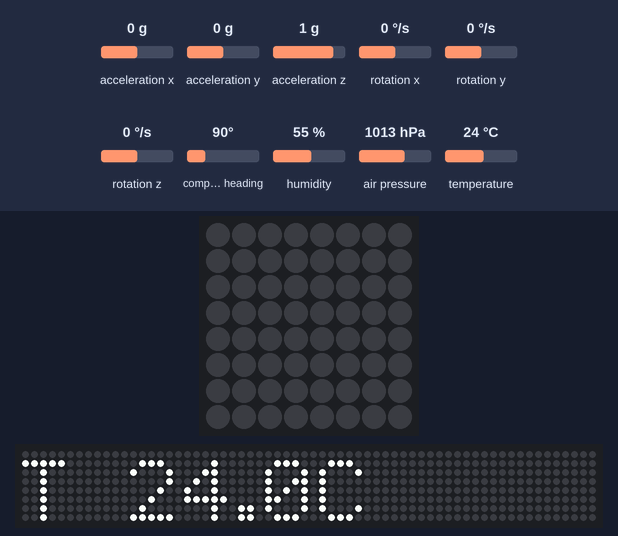
A program run on a simulated Raspberry Pi (BCM pin numbers) with a Sense HAT. Shown: the Sense HAT's 8×8 RGB LED matrix, a strip that is not on the board, showing the scrolling text unrolled. The inputs (shaded band) are chosen by the test bench; at power-on: temperature 24 °C, acceleration x 0 g, acceleration y 0 g, acceleration z 1 g, rotation x 0 °/s, rotation y 0 °/s, rotation z 0 °/s, compass heading 90°, humidity 55 %, air pressure 1013 hPa. The 64×8 strip is a reading aid, not a part: it shows the text the matrix is scrolling, unrolled, one strip-width of it at a time; what the program prints to the terminal is not drawn.

Above: at 2.37 s.
2.9 s: temperature set to 19 °C
At 5.74 s:
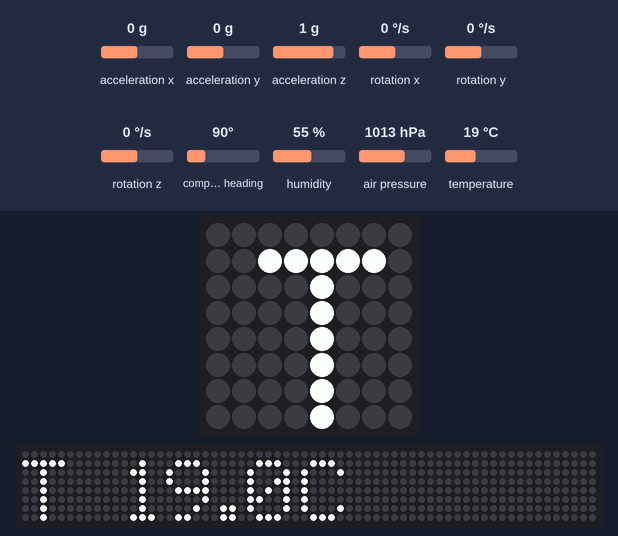
At 8.9 s:
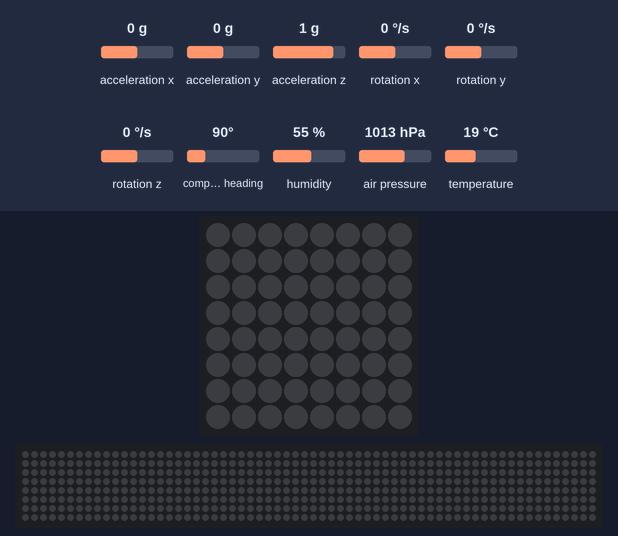
9.2 s: temperature set to 28 °C
At 11.04 s:
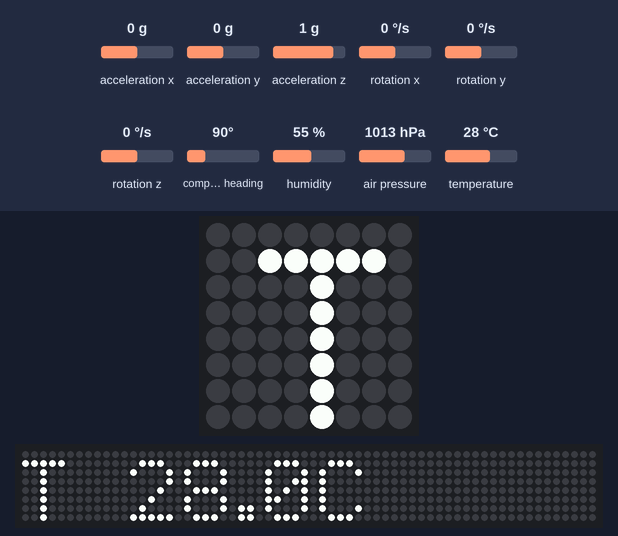

The program:

senseHAT.py
```python
# Install once:
# sudo apt update
# sudo apt install -y sense-hat
#
# Run:
# python3 sense_hat_full_test.py

from sense_hat import SenseHat
from time import sleep

sense = SenseHat()
sense.clear()

while True:
    temp = sense.get_temperature()
    humidity = sense.get_humidity()
    pressure = sense.get_pressure()

    accel = sense.get_accelerometer_raw()
    gyro = sense.get_gyroscope_raw()
    compass = sense.get_compass()

    print(f"Temp: {temp:.1f} °C")
    print(f"Humidity: {humidity:.1f} %")
    print(f"Pressure: {pressure:.1f} hPa")
    print(f"Accel: x={accel['x']:.2f}, y={accel['y']:.2f}, z={accel['z']:.2f}")
    print(f"Gyro:  x={gyro['x']:.2f}, y={gyro['y']:.2f}, z={gyro['z']:.2f}")
    print(f"Compass: {compass:.1f}°")
    print("-" * 40)

    sense.show_message(f"T {temp:.1f}C", scroll_speed=0.05)

    for event in sense.stick.get_events():
        print(f"Joystick: {event.direction} {event.action}")

        if event.direction == "middle" and event.action == "pressed":
            sense.clear()
            print("Stopped.")
            raise SystemExit


    sleep(3)
```
